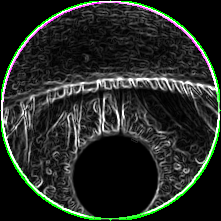
#> input picture test.bmp, 221 x 221 px
$ python file.py
#> lines starting #> are read from the running program, lines starting #| are printed output that depends on the picture; long printed decimals are rounded
# -*- coding: utf-8 -*-
"""
Created on Thu Apr  1 20:17:59 2021

@author: Slash
"""
import cv2
import numpy as np
import math
import matplotlib.pyplot as plt
img1 = cv2.imread("test.bmp", cv2.IMREAD_GRAYSCALE)
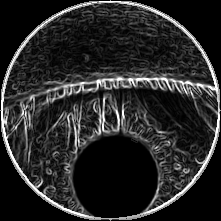
#> img1: shape (221, 221); min 0, max 255, mean 40.7
r=1
super_pourcentage=0
lower_pourcentage=0
resultt=False
result=""
resulttt=""

for i in range(1,10):
    for j in range(1,4):
        a=str(i)
        aa=str(j)
        rr=str(r)
        path = "EnrollementBDD2/00"+rr+"_1_"+aa+".bmp"
        img2 = cv2.imread(path, cv2.IMREAD_GRAYSCALE)
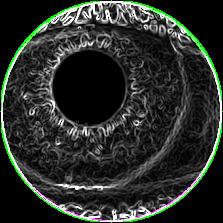
#> input picture EnrollementBDD2/001_1_1.bmp, 223 x 223 px
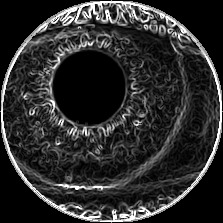
#> img2: shape (223, 223); min 0, max 255, mean 45.2
        height1, width1 = img1.shape
#> height1 = 221; width1 = 221
        height2, width2 = img2.shape
#> height2 = 223; width2 = 223
        # ORB Detector
        orb = cv2.ORB_create()
        kp1, des1 = orb.detectAndCompute(img1, None)
#> kp1 = 438 keypoints; strongest (x, y, size): (39, 189, 31), (103, 129, 31), (95, 85, 31), (134, 81, 31)
        kp2, des2 = orb.detectAndCompute(img2, None)
#> kp2 = 407 keypoints; strongest (x, y, size): (90, 44, 31), (32, 114, 31), (76, 189, 31), (181, 37, 31)
        #percent by which the image is resized
        #calculate the 50 percent of original dimensions
        width = 210
        height =210
        # dsize
        dsize = (width, height)

        # resize image
        img1 = cv2.resize(img1, dsize)
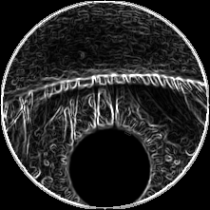
#> img1: shape (210, 210); min 0, max 255, mean 40.6
        img2 = cv2.resize(img2, dsize)
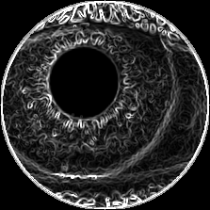
#> img2: shape (210, 210); min 0, max 255, mean 45.1


        # Brute Force Matching
        bf = cv2.BFMatcher(cv2.NORM_HAMMING, crossCheck=True)
        matches = bf.match(des1, des2)
#> matches = 92 matches
        matches = sorted(matches, key = lambda x:x.distance)

        matching_result = cv2.drawMatches(img1, kp1, img2,
                                          kp2, matches[:10], None, flags=2)
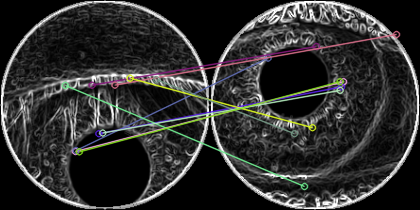
#> matching_result: shape (210, 420, 3); mean of channels 0, 1, 2 45.9, 46.6, 46.5; drawn as B, G, R
        #Eclidien
        points1 = np.zeros((len(matches), 2), dtype=np.float32)  #Prints empty array of size equal to (matches, 2)
#> points1 = 92 pairs, first value 0 to 0, second value 0 to 0
        points2 = np.zeros((len(matches), 2), dtype=np.float32)
#> points2 = 92 pairs, first value 0 to 0, second value 0 to 0
        dist = np.zeros((len(matches), 1), dtype=np.float32)
#> dist = 92 values from 0 to 0

        for i, match in enumerate(matches):
           points1[i, :] = kp1[match.queryIdx].pt    #gives index of the descriptor in the list of query descriptors
           points2[i, :] = kp2[match.trainIdx].pt    #gives index of the descriptor in the list of train descriptors
           #points2[i, 1]=points2[i, 1]+210
           #print(str(points2[i, 0])+'---'+str( points1[i,1]))
           dist[i, 0]= math.sqrt((points2[i, 0] - points1[i, 0])**2 + (points2[i,1] - points1[i,1])**2)
#> this loop made 92 passes
#> after the loop, dist = 92 values, max 211.8 at index 65, min 5.11 at index 42, mean 68.77; points1 = 92 pairs, first value 35 to 181.2, second value 76.32 to 189; points2 = 92 pairs, first value 32 to 186, second value 31 to 189
        n, bins, patches = plt.hist(dist.flatten(), bins=range(256))
#> n = 255 values, max 5 at index 90, min 0 at index 0, mean 0.361; bins = 256 values from 0 to 255; patches = 255 items
        indices = [i for i, x in enumerate(n) if x == max(n)]
#> indices = [90]
        intervalMIN=indices[0]-5
#> intervalMIN = 85
        intervalMAX=indices[0]+5
#> intervalMAX = 95
        alll=0
        for i in range(intervalMIN,intervalMAX+1):
            alll=alll+n[i]
#> this loop made 11 passes
#> alll on passes 1 to 11: 2, 5, 6, 7, 9, 14, 15, 15, 15, 16, 18
#> after the loop, alll = 18
        pourcentage=alll*100/len(matches)
#> pourcentage = 19.57
        print(str(pourcentage)+"% ")
#| 19.565%

        if pourcentage >40:
            if pourcentage > super_pourcentage:
                matching_result_super=matching_result
                resultt=True
                super_pourcentage=pourcentage
                resulttt="Identificqtion reussi avec un matching "+str(super_pourcentage)+"%"
        else:
            if lower_pourcentage<pourcentage:
                matching_result_lower=matching_result
                lower_pourcentage=pourcentage
#> lower_pourcentage = 19.57
                result="Echec d identification \n avec un matching "+str(lower_pourcentage)+"%"
    r=r+1
#> r = 2
#> (the run stopped early here; a loop or call above may not have finished)
